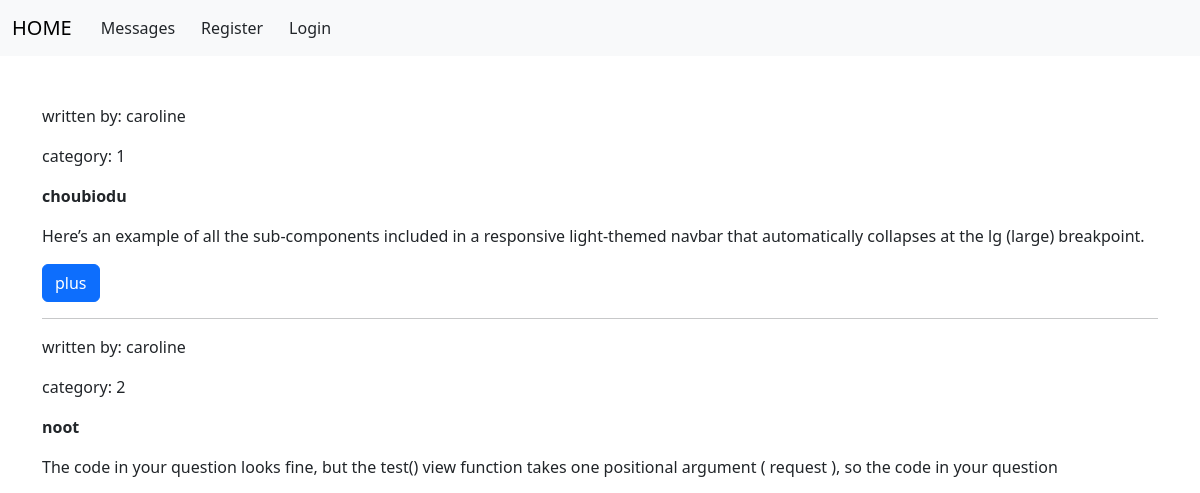
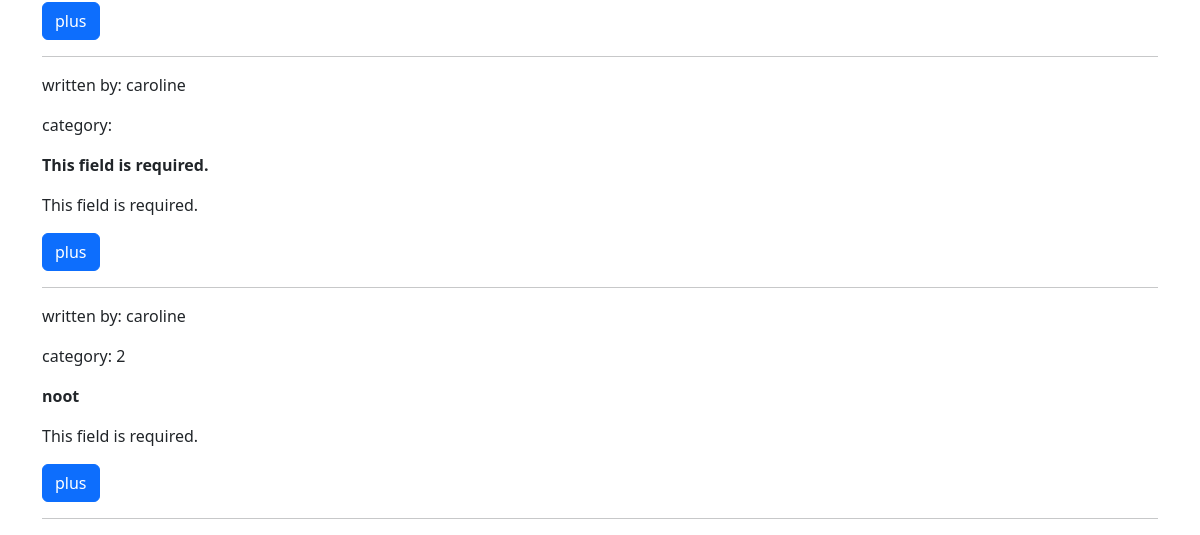
The app's page /website/messages, older data (2 pictures, top to bottom).
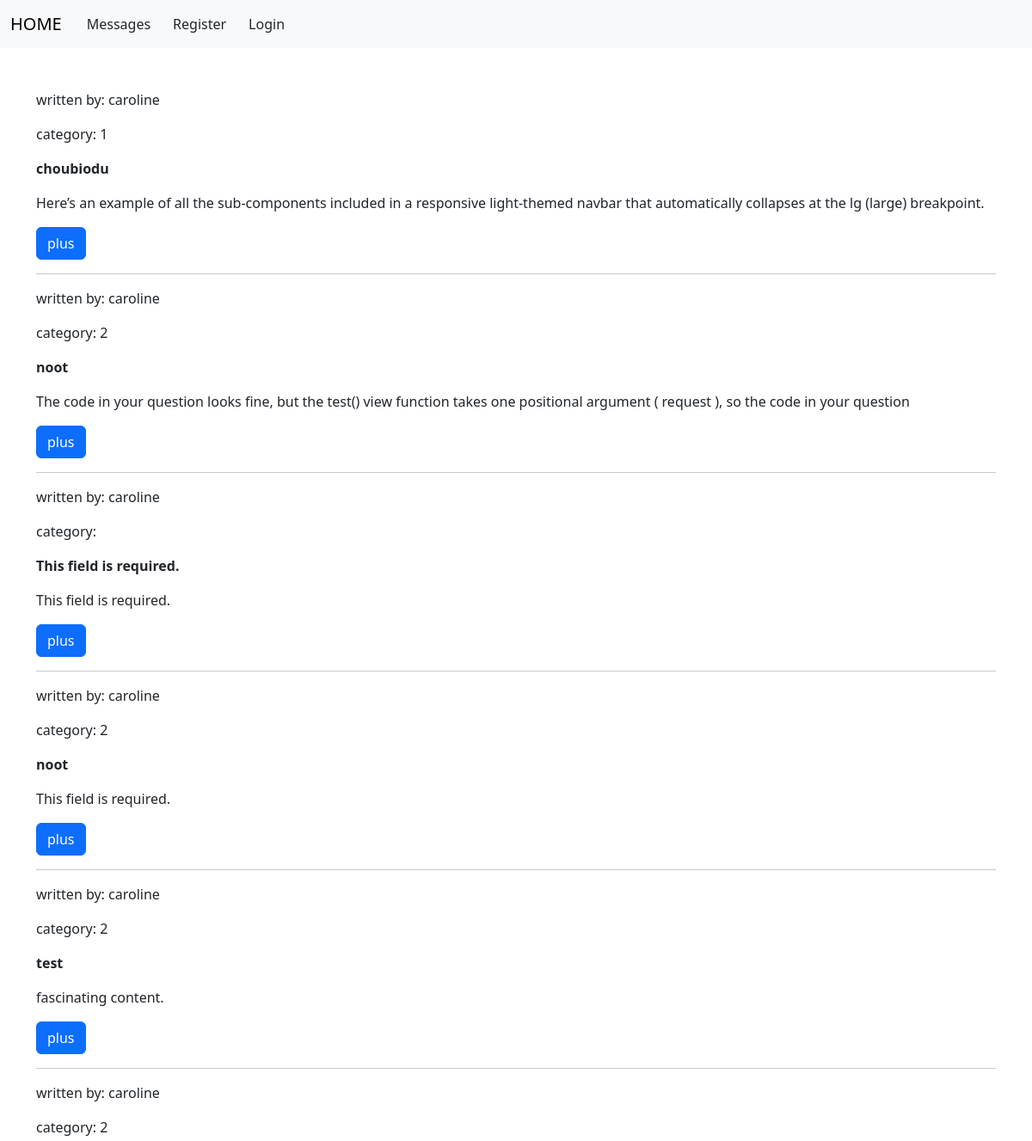
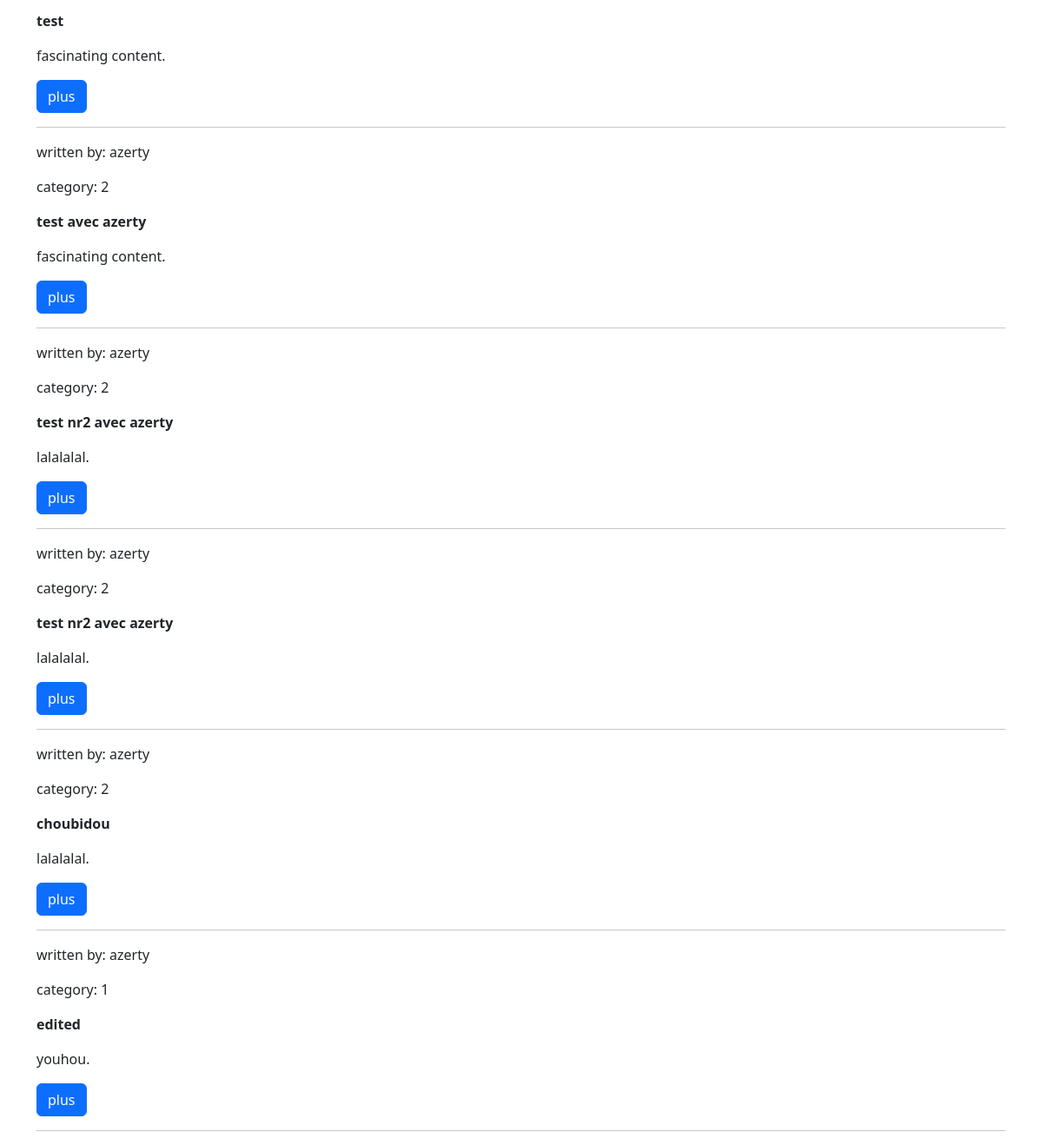
The same page, newer data (2 pictures, top to bottom).
### website/models.py (models this page shows, shortened)
class Message(models.Model):
    title = models.CharField(max_length=255)
    content = models.CharField(max_length=1000)
    author = models.ForeignKey(User, null=False, on_delete=models.CASCADE, default="missing_author")
    category = models.ForeignKey(Category, null=True, on_delete=models.SET_NULL)

class User(AbstractUser):
    username = models.CharField(max_length=100, unique=True)
    USERNAME_FIELD = "username"

class Category(models.Model):
    name = models.CharField(max_length=200)

### website/views.py (the view)
# urls.py: path('messages', views.index_messages, name='index_messages'),
def index_messages(request):
    messages = Message.objects.all()
    variables = {"messages": messages}
    return render(request, 'website/messages.html', variables)

### website/templates/website/messages.html (shortened to what this page needs)
{% extends 'website/base.html' %}
{% block content %}
{% for message in messages %}
    <p>written by: {{ message.author.username }}</p>
        <p>category: {{ message.category.name }}</p>
<p><strong>{{message.title}}</strong></p>
    <p>{{message.content}}</p>
    <a href="{% url 'show_message' message.id %}" class="btn btn-primary">plus</a>
    <hr>
{% endfor %}
{% endblock %}

### website/templates/website/base.html (shortened to what this page needs)
<!doctype html>
<html lang="en">
<head>
    {% load bootstrap5 %}
    {% load static %}
    {% bootstrap_css %}
    <link rel="stylesheet" href="{% static 'styles/main.css' %}">
</head>
<body>
    {% block navbar %}
        {% include "website/navbar.html" %}
    {% endblock %}
<div class="container">
    {% block content %}
    {% endblock %}
</div>
</body>
</html>

### website/templates/website/navbar.html (shortened to what this page needs)
{% block content %}
<nav class="navbar navbar-expand-lg bg-body-tertiary mb-5 bg-light">
  <div class="container-fluid">
    <a class="navbar-brand" href="{% url 'index_home' %}">HOME</a>
    <div class="collapse navbar-collapse" id="navbarSupportedContent">
      <ul class="navbar-nav me-auto mb-2 mb-lg-0">
                  <li class="nav-item">
            <a href="{% url 'index_messages' %}" class="btn">Messages</a>
          </li>
    {% if request.user.is_authenticated %}
          <li class="nav-item">
            <a href="{% url 'logout_user' %}" class="btn">Logout</a>
            </li>
        <li class="nav-item">
            <a href="{% url 'create_message' %}" class="btn">Add a message</a>
            </li>
        <p><strong>{{ request.user }}</strong></p>
        {% else %}
          <li class="nav-item">
            <a href="{% url 'register_user' %}" class="btn">Register</a>
            </li>
                <li class="nav-item">
            <a href="{% url 'login_user' %}" class="btn">Login</a>
            </li>
          {% endif %}
      </ul>
    </div>
  </div>
</nav>
{% endblock %}

Row changes from the older to the newer data that the page shows:
added Message: author.username "caroline", category.name "2", title "test", content "fascinating content."
added Message: author.username "caroline", category.name "2", title "test", content "fascinating content."
added Message: author.username "azerty", category.name "2", title "test avec azerty", content "fascinating content."
added Message: author.username "azerty", category.name "2", title "test nr2 avec azerty", content "lalalalal."
added Message: author.username "azerty", category.name "2", title "test nr2 avec azerty", content "lalalalal."
added Message: author.username "azerty", category.name "2", title "choubidou", content "lalalalal."
added Message: author.username "azerty", category.name "1", title "edited", content "youhou."
